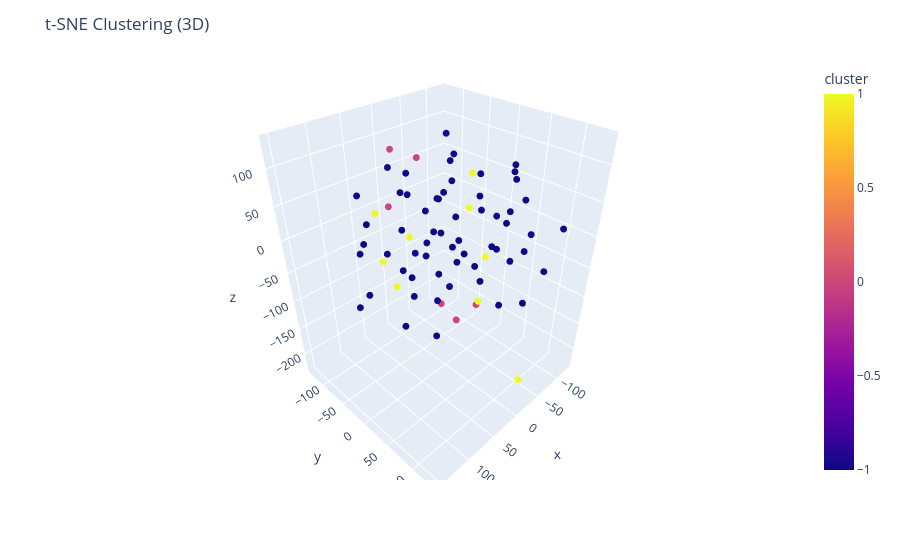

This figure's notebook cell:
### Code cell
plot_clustering(reduced_embeddings, labels, dims=3, texts=clean_interruptions)
